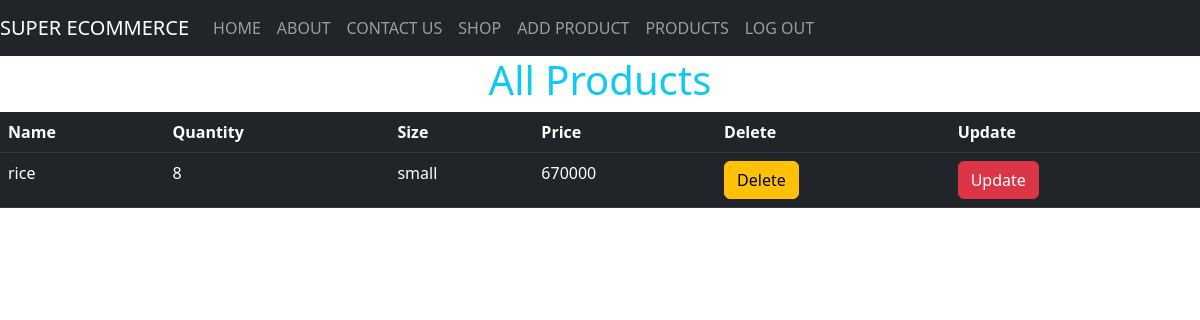
The app's page /products/ (signed in), older data.
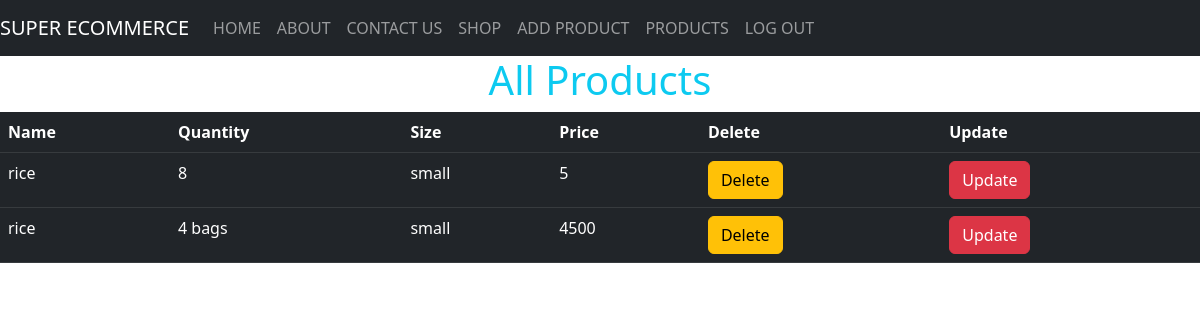
The same page, newer data.
### djangoProjectSuperEcomm/models.py (models this page shows)
class Product(models.Model):
    name = models.CharField(max_length=50, blank=False, null=False)
    qtty = models.CharField(max_length=20, blank=False, null=False)
    size = models.CharField(max_length=10, blank=False, null=False)
    price = models.CharField(max_length=15, blank=False, null=False)

### djangoProjectSuperEcomm/views.py (the view)
# urls.py: path('products/', user_views.all_products, name='all-products'),
@login_required
def all_products(request):
    products = Product.objects.all()
    context = {"products": products}
    return render(request, 'products.html', context)

### templates/products.html (shortened to what this page needs)
{% extends 'master.html' %}
{% load static %}
{% block content %}
    <div>
        <h1 class="text-info text-center">All Products</h1>
    <table class="table table-dark table-hover">
        <tr>
            <th>Name</th>
            <th>Quantity</th>
            <th>Size</th>
            <th>Price</th>
            <th>Delete</th>
            <th>Update</th>
        </tr>
        {% for product in products %}
        <tr>
            <td>{{ product.name }}</td>
            <td>{{ product.qtty }}</td>
            <td>{{ product.size }}</td>
            <td>{{ product.price }}</td>
            <td><a class="btn btn-warning" href="/del-prod/{{ product.id }}">Delete</a></td>
            <td><a class="btn btn-danger" href="/update-product/{{ product.id }}">Update</a></td>
        </tr>
        {% endfor %}
    </table>
    </div>
{% endblock %}

Row changes from the older to the newer data that the page shows:
changed Product (number 1 of 2 on the later page): price "670000" → "5"
added Product: name "rice", qtty "4 bags", size "small", price "4500"
